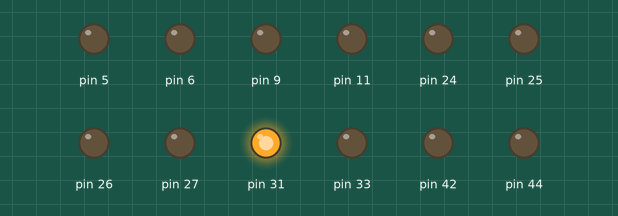
The sketch below on a simulated Arduino Mega 2560, built with avr-gcc and run on an emulated ATmega2560. On the bench: output pins drawn as LEDs (lit = HIGH). What the sketch prints to the serial monitor is not drawn.

Above: at 0.05 s.
At 1.05 s:
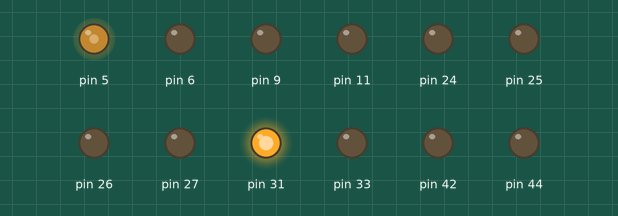
At 2.1 s:
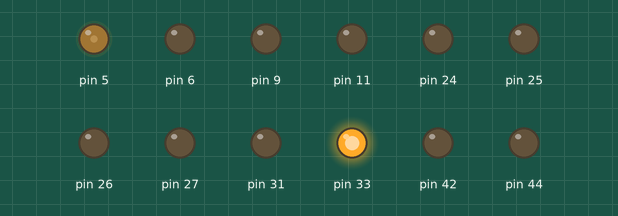
At 4.15 s:
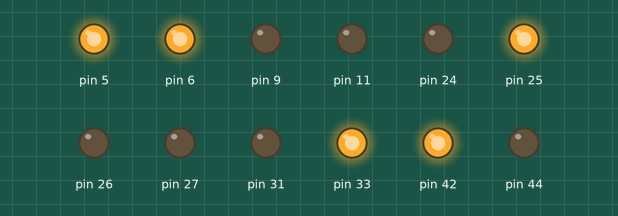
At 6.15 s:
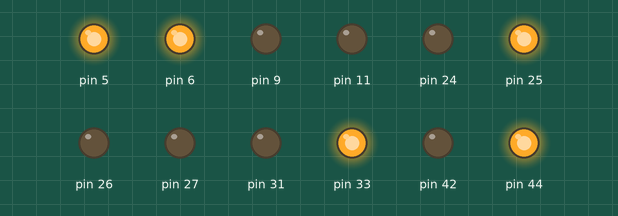
At 8.2 s:
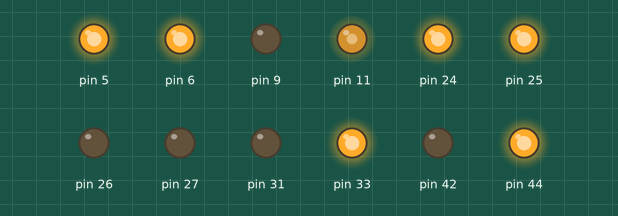
Timing chart, 0 to 10.7 s (numbered marks = the images above):
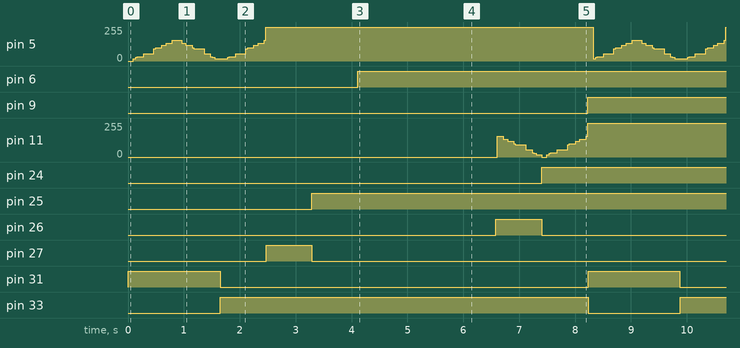

Measured:
- by itself, pin 6, pin 9: alternates HIGH for 7.4 s and LOW for 0.83 s
- by itself, pin 24, pin 25: alternates HIGH for 7.4 s and LOW for 0.82 s
- by itself, pin 26, pin 27: alternates HIGH for 0.82 s and LOW for 7.4 s
- by itself, pin 31, pin 42: alternates HIGH for 1.6 s and LOW for 6.6 s
- by itself, pin 33, pin 44: alternates HIGH for 6.6 s and LOW for 1.6 s

The sketch:

PoluluMotorTest.ino
```cpp
#include <QuadMotorShields.h>


QuadMotorShields md;

//void stopIfFault()
//{
//  if (md.getM1Fault())
//  {
//    Serial.println("M1 fault");
//    while(1);
//  }
//  if (md.getM2Fault())
//  {
//    Serial.println("M2 fault");
//    while(1);
//  }
//}
//
void setup()
{
  Serial.begin(115200);
  Serial.println("Dual VNH5019 Motor Shield");
  md.init();
}

void loop()
{
//  md.setM1Speed(200);
//  md.setM2Speed(200);
//  md.setM3Speed(200);
//  md.setM4Speed(200);
  for (int i = 0; i <= 400; i++)
  {
    md.setM1Speed(i);
    if (i%200 == 100)
    {
      Serial.print("M1 current: ");
      //Serial.println(md.getM1CurrentMilliamps());
    }
    delay(2);
  }

  for (int i = 400; i >= -400; i--)
  {
    md.setM1Speed(i);
    if (i%200 == 100)
    {
      Serial.print("M1 current: ");
      //Serial.println(md.getM1CurrentMilliamps());
    }
    delay(2);
  }

  for (int i = -400; i <= 0; i++)
  {
    md.setM2Speed(i);
    if (i%200 == 100)
    {
      Serial.print("M1 current: ");
      //Serial.println(md.getM1CurrentMilliamps());
    }
    delay(2);
  }

  for (int i = 0; i <= 400; i++)
  {
    md.setM2Speed(i);
    if (i%200 == 100)
    {
      Serial.print("M2 current: ");
      //Serial.println(md.getM2CurrentMilliamps());
    }
    delay(2);
  }
//-----------------------------

for (int i = 0; i <= 400; i++)
  {
    md.setM3Speed(i);
    if (i%200 == 100)
    {
      Serial.print("M1 current: ");
      //Serial.println(md.getM1CurrentMilliamps());
    }
    delay(2);
  }

  for (int i = 400; i >= -400; i--)
  {
    md.setM3Speed(i);
    if (i%200 == 100)
    {
      Serial.print("M1 current: ");
      //Serial.println(md.getM1CurrentMilliamps());
    }
    delay(2);
  }

  for (int i = -400; i <= 0; i++)
  {
    md.setM4Speed(i);
    if (i%200 == 100)
    {
      Serial.print("M1 current: ");
      //Serial.println(md.getM1CurrentMilliamps());
    }
    delay(2);
  }

  for (int i = 0; i <= 400; i++)
  {
    md.setM4Speed(i);
    if (i%200 == 100)
    {
      Serial.print("M2 current: ");
      //Serial.println(md.getM2CurrentMilliamps());
    }
    delay(2);
  }
}
```
